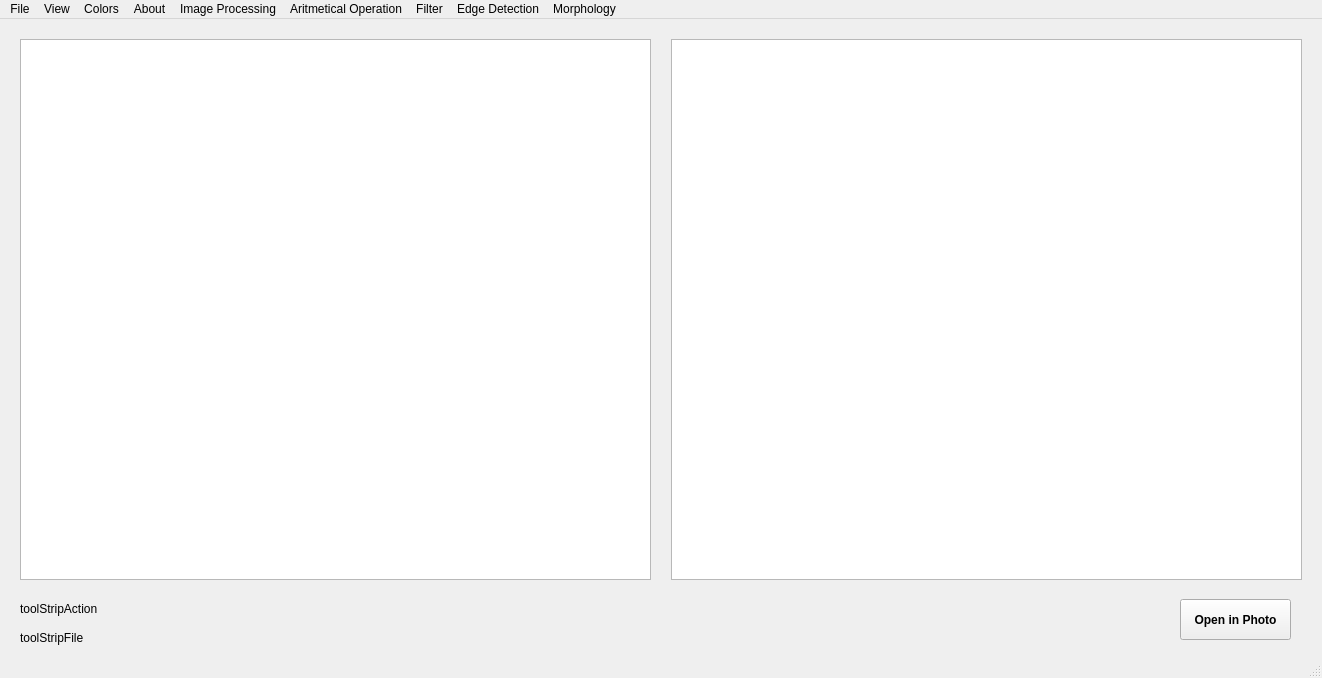
<?xml version="1.0" encoding="UTF-8"?>
<ui version="4.0">
 <class>MainWindow</class>
 <widget class="QMainWindow" name="MainWindow">
  <property name="geometry">
   <rect>
    <x>0</x>
    <y>0</y>
    <width>1322</width>
    <height>678</height>
   </rect>
  </property>
  <property name="windowTitle">
   <string>Kelompok C2</string>
  </property>
  <widget class="QWidget" name="centralwidget">
   <widget class="QGraphicsView" name="imageInput">
    <property name="geometry">
     <rect>
      <x>20</x>
      <y>20</y>
      <width>631</width>
      <height>541</height>
     </rect>
    </property>
   </widget>
   <widget class="QGraphicsView" name="imageOutput">
    <property name="geometry">
     <rect>
      <x>671</x>
      <y>20</y>
      <width>631</width>
      <height>541</height>
     </rect>
    </property>
   </widget>
   <widget class="QLabel" name="toolStripLabel">
    <property name="geometry">
     <rect>
      <x>20</x>
      <y>609</y>
      <width>1151</width>
      <height>20</height>
     </rect>
    </property>
    <property name="sizePolicy">
     <sizepolicy hsizetype="Expanding" vsizetype="Preferred">
      <horstretch>0</horstretch>
      <verstretch>0</verstretch>
     </sizepolicy>
    </property>
    <property name="font">
     <font>
      <pointsize>9</pointsize>
     </font>
    </property>
    <property name="text">
     <string>toolStripFile</string>
    </property>
   </widget>
   <widget class="QPushButton" name="btnOpenImage">
    <property name="geometry">
     <rect>
      <x>1180</x>
      <y>580</y>
      <width>111</width>
      <height>41</height>
     </rect>
    </property>
    <property name="font">
     <font>
      <pointsize>9</pointsize>
      <weight>75</weight>
      <bold>true</bold>
     </font>
    </property>
    <property name="text">
     <string>Open in Photo</string>
    </property>
   </widget>
   <widget class="QLabel" name="toolStripAction">
    <property name="geometry">
     <rect>
      <x>20</x>
      <y>580</y>
      <width>1161</width>
      <height>20</height>
     </rect>
    </property>
    <property name="sizePolicy">
     <sizepolicy hsizetype="Expanding" vsizetype="Preferred">
      <horstretch>0</horstretch>
      <verstretch>0</verstretch>
     </sizepolicy>
    </property>
    <property name="font">
     <font>
      <pointsize>9</pointsize>
     </font>
    </property>
    <property name="text">
     <string>toolStripAction</string>
    </property>
   </widget>
  </widget>
  <widget class="QMenuBar" name="menubar">
   <property name="geometry">
    <rect>
     <x>0</x>
     <y>0</y>
     <width>1322</width>
     <height>21</height>
    </rect>
   </property>
   <widget class="QMenu" name="menuFile">
    <property name="title">
     <string>File</string>
    </property>
    <addaction name="actionOpen"/>
    <addaction name="actionSaveAs"/>
    <addaction name="actionClearImage"/>
    <addaction name="actionClose"/>
   </widget>
   <widget class="QMenu" name="menuINput">
    <property name="title">
     <string>View</string>
    </property>
    <widget class="QMenu" name="menuHIstogram">
     <property name="title">
      <string>HIstogram</string>
     </property>
     <addaction name="actionInput"/>
     <addaction name="actionOutput"/>
     <addaction name="actionInput_Output"/>
    </widget>
    <addaction name="menuHIstogram"/>
   </widget>
   <widget class="QMenu" name="menuColors">
    <property name="title">
     <string>Colors</string>
    </property>
    <widget class="QMenu" name="menuRGB">
     <property name="title">
      <string>RGB</string>
     </property>
     <addaction name="actionYellow"/>
     <addaction name="actionOrange"/>
     <addaction name="actionCyan"/>
     <addaction name="actionPurple"/>
     <addaction name="actionGrey"/>
     <addaction name="actionChocolate"/>
     <addaction name="actionRed"/>
    </widget>
    <widget class="QMenu" name="menuRGB_to_Grayscale">
     <property name="title">
      <string>RGB to Grayscale</string>
     </property>
     <addaction name="actionAverage"/>
     <addaction name="actionLightness"/>
     <addaction name="actionLuminance"/>
    </widget>
    <widget class="QMenu" name="menuLInear">
     <property name="title">
      <string>Linear</string>
     </property>
     <addaction name="actionBrightness"/>
     <addaction name="actionConstrast"/>
     <addaction name="actionSaturation"/>
    </widget>
    <widget class="QMenu" name="menuQuantize">
     <property name="title">
      <string>Quantize</string>
     </property>
     <addaction name="actionLevel_1"/>
     <addaction name="actionLevel_2"/>
     <addaction name="actionLevel_3"/>
     <addaction name="actionLevel_4"/>
     <addaction name="actionLevel_5"/>
     <addaction name="actionLevel_6"/>
     <addaction name="actionLevel_7"/>
    </widget>
    <addaction name="menuRGB"/>
    <addaction name="menuQuantize"/>
    <addaction name="menuRGB_to_Grayscale"/>
    <addaction name="menuLInear"/>
    <addaction name="actionInvers"/>
    <addaction name="actionLog_Brightness"/>
    <addaction name="actionGamma_Correction"/>
   </widget>
   <widget class="QMenu" name="menuAbout">
    <property name="title">
     <string>About</string>
    </property>
   </widget>
   <widget class="QMenu" name="menuHistogram_Equalization">
    <property name="title">
     <string>Image Processing</string>
    </property>
    <addaction name="actionShow_Histogram_Citra"/>
    <addaction name="actionHistogram_Equalization"/>
    <addaction name="actionFuzzy_HE_RGB"/>
    <addaction name="actionFuzzy_Grayscale"/>
   </widget>
   <widget class="QMenu" name="menuAritmetical_Operation">
    <property name="title">
     <string>Aritmetical Operation</string>
    </property>
   </widget>
   <widget class="QMenu" name="menuFilter">
    <property name="title">
     <string>Filter</string>
    </property>
    <widget class="QMenu" name="menuEdge_Detection">
     <property name="title">
      <string>Edge Detection</string>
     </property>
     <addaction name="actionEdge_Detection_1"/>
     <addaction name="actionEdge_Detection_2"/>
     <addaction name="actionEdge_Detection_3"/>
    </widget>
    <widget class="QMenu" name="menuGaussian_Blur">
     <property name="title">
      <string>Gaussian Blur</string>
     </property>
     <addaction name="actionGaussian_Blur_3x3"/>
     <addaction name="actionGaussian_Blur_3x5"/>
    </widget>
    <addaction name="actionIdentity"/>
    <addaction name="menuEdge_Detection"/>
    <addaction name="actionSharpen"/>
    <addaction name="menuGaussian_Blur"/>
    <addaction name="actionUnsharp_Masking"/>
    <addaction name="actionAverage_Filter"/>
    <addaction name="actionLow_Pass_Filter"/>
    <addaction name="actionHight_Pass_Filter"/>
    <addaction name="actionBandstop_Filter"/>
   </widget>
   <widget class="QMenu" name="menuEdge_Detection_2">
    <property name="title">
     <string>Edge Detection</string>
    </property>
    <addaction name="actionPrewitt"/>
    <addaction name="actionSebel"/>
   </widget>
   <widget class="QMenu" name="menuMorfologi">
    <property name="title">
     <string>Morphology</string>
    </property>
    <widget class="QMenu" name="menuErosion">
     <property name="title">
      <string>Erosion</string>
     </property>
     <addaction name="actionErosionSquare_3"/>
     <addaction name="actionErosionSquare_5"/>
     <addaction name="actionErosionCross_3"/>
    </widget>
    <widget class="QMenu" name="menuDilation">
     <property name="title">
      <string>Dilation</string>
     </property>
     <addaction name="actionDilationSquare_3"/>
     <addaction name="actionDilationSquare_5"/>
     <addaction name="actionDilationCross_5"/>
    </widget>
    <widget class="QMenu" name="menuOpening">
     <property name="title">
      <string>Opening</string>
     </property>
     <addaction name="actionOpeningSquare_9"/>
    </widget>
    <widget class="QMenu" name="menuClosing">
     <property name="title">
      <string>Closing</string>
     </property>
     <addaction name="actionClosingSquare_9"/>
    </widget>
    <addaction name="menuErosion"/>
    <addaction name="menuDilation"/>
    <addaction name="menuOpening"/>
    <addaction name="menuClosing"/>
   </widget>
   <addaction name="menuFile"/>
   <addaction name="menuINput"/>
   <addaction name="menuColors"/>
   <addaction name="menuAbout"/>
   <addaction name="menuHistogram_Equalization"/>
   <addaction name="menuAritmetical_Operation"/>
   <addaction name="menuFilter"/>
   <addaction name="menuEdge_Detection_2"/>
   <addaction name="menuMorfologi"/>
  </widget>
  <widget class="QStatusBar" name="statusbar"/>
  <action name="actionOpen">
   <property name="text">
    <string>Open</string>
   </property>
   <property name="iconVisibleInMenu">
    <bool>true</bool>
   </property>
  </action>
  <action name="actionSaveAs">
   <property name="text">
    <string>Save As..</string>
   </property>
  </action>
  <action name="actionClose">
   <property name="text">
    <string>Close</string>
   </property>
  </action>
  <action name="actionInput">
   <property name="text">
    <string>Input</string>
   </property>
  </action>
  <action name="actionOutput">
   <property name="text">
    <string>Output</string>
   </property>
  </action>
  <action name="actionInput_Output">
   <property name="text">
    <string>Input Output</string>
   </property>
  </action>
  <action name="actionBrightness_Constrast">
   <property name="text">
    <string>Brightness - Constrast</string>
   </property>
  </action>
  <action name="actionInvers">
   <property name="text">
    <string>Invers</string>
   </property>
  </action>
  <action name="actionLog_Brightness">
   <property name="text">
    <string>Log Brightness</string>
   </property>
  </action>
  <action name="actionGamma_Correction">
   <property name="text">
    <string>Gamma Correction</string>
   </property>
  </action>
  <action name="actionYellow">
   <property name="text">
    <string>Yellow</string>
   </property>
  </action>
  <action name="actionOrange">
   <property name="text">
    <string>Orange</string>
   </property>
  </action>
  <action name="actionCyan">
   <property name="text">
    <string>Cyan</string>
   </property>
  </action>
  <action name="actionPurple">
   <property name="text">
    <string>Purple</string>
   </property>
  </action>
  <action name="actionGrey">
   <property name="text">
    <string>Grey</string>
   </property>
  </action>
  <action name="actionChocolate">
   <property name="text">
    <string>Chocolate</string>
   </property>
  </action>
  <action name="actionRed">
   <property name="text">
    <string>Red</string>
   </property>
  </action>
  <action name="actionAverage">
   <property name="text">
    <string>Average</string>
   </property>
  </action>
  <action name="actionLightness">
   <property name="text">
    <string>Lightness</string>
   </property>
  </action>
  <action name="actionLuminance">
   <property name="text">
    <string>Luminance</string>
   </property>
  </action>
  <action name="actionConstrast">
   <property name="text">
    <string>Constrast</string>
   </property>
  </action>
  <action name="action1_bit">
   <property name="text">
    <string>1 bit</string>
   </property>
  </action>
  <action name="action2_bit">
   <property name="text">
    <string>2 bit</string>
   </property>
  </action>
  <action name="action3_bit">
   <property name="text">
    <string>3 bit</string>
   </property>
  </action>
  <action name="action4_bit">
   <property name="text">
    <string>4 bit</string>
   </property>
  </action>
  <action name="action5_bit">
   <property name="text">
    <string>5 bit</string>
   </property>
  </action>
  <action name="action6_bit">
   <property name="text">
    <string>6 bit</string>
   </property>
  </action>
  <action name="action7_bit">
   <property name="text">
    <string>7 bit</string>
   </property>
  </action>
  <action name="actionHistogram_Equalization">
   <property name="text">
    <string>Histogram Equalization</string>
   </property>
  </action>
  <action name="actionFuzzy_HE_RGB">
   <property name="text">
    <string>Fuzzy HE RGB</string>
   </property>
  </action>
  <action name="actionFuzzy_Grayscale">
   <property name="text">
    <string>Fuzzy Grayscale</string>
   </property>
  </action>
  <action name="actionIdentity">
   <property name="text">
    <string>Identity</string>
   </property>
  </action>
  <action name="actionSharpen">
   <property name="text">
    <string>Sharpen</string>
   </property>
  </action>
  <action name="actionUnsharp_Masking">
   <property name="text">
    <string>Unsharp Masking</string>
   </property>
  </action>
  <action name="actionAverage_Filter">
   <property name="text">
    <string>Average Filter</string>
   </property>
  </action>
  <action name="actionLow_Pass_Filter">
   <property name="text">
    <string>Low Pass Filter</string>
   </property>
  </action>
  <action name="actionHight_Pass_Filter">
   <property name="text">
    <string>High Pass Filter</string>
   </property>
  </action>
  <action name="actionBandstop_Filter">
   <property name="text">
    <string>Bandstop Filter</string>
   </property>
  </action>
  <action name="actionEdge_Detection_1">
   <property name="text">
    <string>Edge Detection 1</string>
   </property>
  </action>
  <action name="actionEdge_Detection_2">
   <property name="text">
    <string>Edge Detection 2</string>
   </property>
  </action>
  <action name="actionEdge_Detection_3">
   <property name="text">
    <string>Edge Detection 3</string>
   </property>
  </action>
  <action name="actionGaussian_Blur_3x3">
   <property name="text">
    <string>Gaussian Blur 3x3</string>
   </property>
  </action>
  <action name="actionGaussian_Blur_3x5">
   <property name="text">
    <string>Gaussian Blur 3x5</string>
   </property>
  </action>
  <action name="actionPrewitt">
   <property name="text">
    <string>Prewitt</string>
   </property>
  </action>
  <action name="actionSebel">
   <property name="text">
    <string>Sebel</string>
   </property>
  </action>
  <action name="actionErosionSquare_3">
   <property name="text">
    <string>Square 3</string>
   </property>
  </action>
  <action name="actionErosionSquare_5">
   <property name="text">
    <string>Square 5</string>
   </property>
  </action>
  <action name="actionErosionCross_3">
   <property name="text">
    <string>Cross 3</string>
   </property>
  </action>
  <action name="actionDilationSquare_3">
   <property name="text">
    <string>Square 3</string>
   </property>
  </action>
  <action name="actionDilationSquare_5">
   <property name="text">
    <string>Square 5</string>
   </property>
  </action>
  <action name="actionDilationCross_5">
   <property name="text">
    <string>Cross 3</string>
   </property>
  </action>
  <action name="actionOpeningSquare_9">
   <property name="text">
    <string>Square 9</string>
   </property>
  </action>
  <action name="actionClosingSquare_9">
   <property name="text">
    <string>Square 9</string>
   </property>
  </action>
  <action name="actionBersihkan">
   <property name="text">
    <string>Bersihkan</string>
   </property>
  </action>
  <action name="actionClearImage">
   <property name="text">
    <string>Clear Image</string>
   </property>
  </action>
  <action name="actionSaturation">
   <property name="text">
    <string>Saturation</string>
   </property>
  </action>
  <action name="actionBrightness">
   <property name="text">
    <string>Brightness</string>
   </property>
  </action>
  <action name="actionLevel_1">
   <property name="text">
    <string>Level 1</string>
   </property>
  </action>
  <action name="actionLevel_2">
   <property name="text">
    <string>Level 2</string>
   </property>
  </action>
  <action name="actionLevel_3">
   <property name="text">
    <string>Level 3</string>
   </property>
  </action>
  <action name="actionLevel_4">
   <property name="text">
    <string>Level 4</string>
   </property>
  </action>
  <action name="actionLevel_5">
   <property name="text">
    <string>Level 5</string>
   </property>
  </action>
  <action name="actionLevel_6">
   <property name="text">
    <string>Level 6</string>
   </property>
  </action>
  <action name="actionLevel_7">
   <property name="text">
    <string>Level 7</string>
   </property>
  </action>
  <action name="actionShow_Histogram_Citra">
   <property name="text">
    <string>Show Histogram Citra</string>
   </property>
  </action>
 </widget>
 <resources/>
 <connections/>
</ui>
